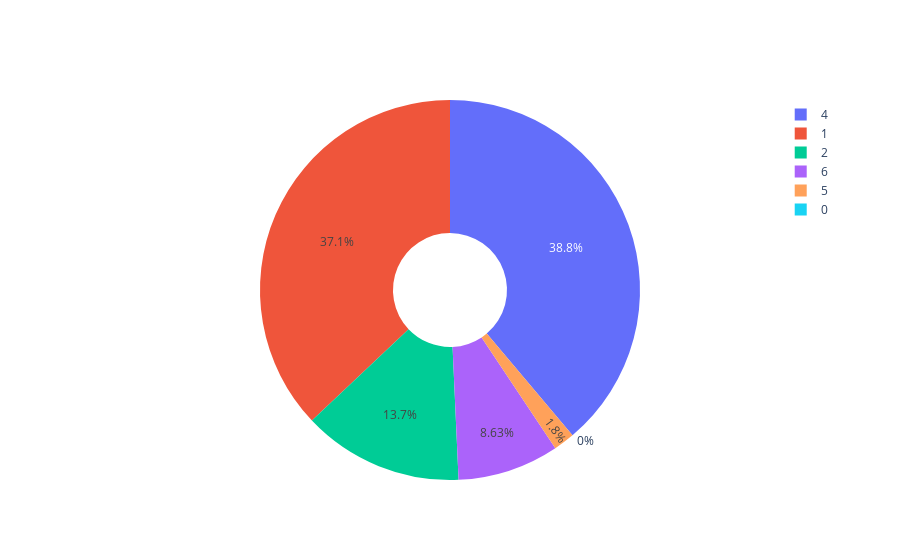

Write notebook code for a chart like this one.
### Code cell
batsman_performance('KL Rahul')

### Figure 1 — Plotly figure (JSON) as saved in the notebook; plotly's stock layout.template omitted (floating-point values rounded to 4 significant figures)
{"data": [{"hole": 0.3, "labels": [1, 0, 6, 2, 4, 5], "type": "pie", "values": [103, 0, 24, 38, 108, 5]}], "layout": {}}
